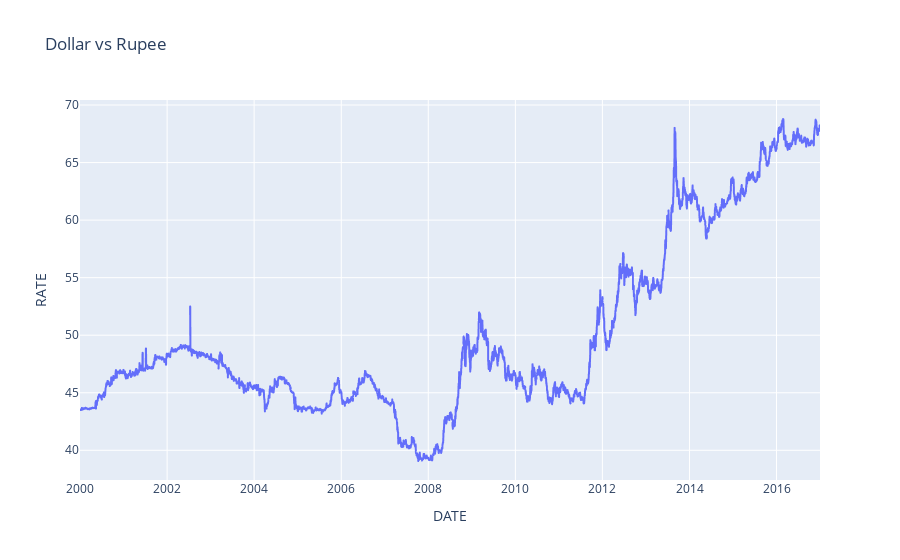

Notebook source saved alongside this figure:
### Markdown cell above
### 10a. Write a Python program to draw Time Series using Plotly Libraries.

### Code cell
import pandas as pd
import plotly.express as px
dollar_conv = pd.read_csv('CUR_DLR_INR.csv')
fig = px.line(dollar_conv, x='DATE', y='RATE', title='Dollar vs Rupee')
fig.show()

### Figure 1 — Plotly figure (JSON) as saved in the notebook; plotly's stock layout.template omitted (floating-point values rounded to 4 significant figures; data arrays with more than 128 entries replaced by an {"elided": "..."} marker saying what was removed)
{"data": [{"hovertemplate": "DATE=%{x}<br>RATE=%{y}<extra></extra>", "legendgroup": "", "line": {"color": "#636efa", "dash": "solid"}, "marker": {"symbol": "circle"}, "mode": "lines", "name": "", "showlegend": false, "type": "scattergl", "x": {"elided": "6208 str values"}, "xaxis": "x", "y": {"elided": "6208 float values"}, "yaxis": "y"}], "layout": {"legend": {"tracegroupgap": 0}, "title": {"text": "Dollar vs Rupee"}, "xaxis": {"anchor": "y", "domain": [0, 1], "title": {"text": "DATE"}}, "yaxis": {"anchor": "x", "domain": [0, 1], "title": {"text": "RATE"}}}}
